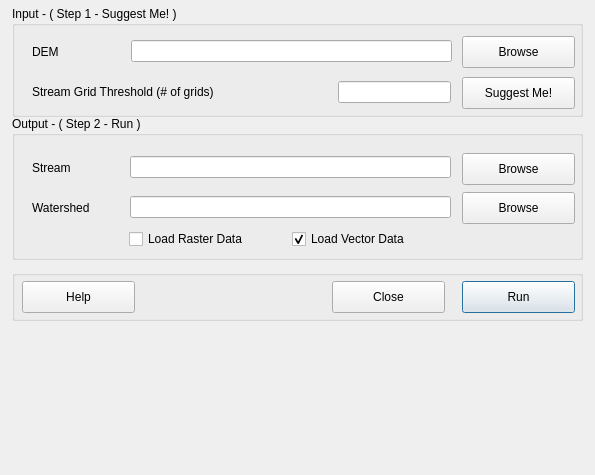
<?xml version="1.0" encoding="UTF-8"?>
<ui version="4.0">
 <class>RunAllRaster</class>
 <widget class="QDialog" name="RunAllRaster">
  <property name="geometry">
   <rect>
    <x>0</x>
    <y>0</y>
    <width>595</width>
    <height>475</height>
   </rect>
  </property>
  <property name="windowTitle">
   <string>RunAllRaster</string>
  </property>
  <widget class="QGroupBox" name="groupBox">
   <property name="geometry">
    <rect>
     <x>12</x>
     <y>6</y>
     <width>571</width>
     <height>111</height>
    </rect>
   </property>
   <property name="title">
    <string>Input - ( Step 1 - Suggest Me! )</string>
   </property>
   <widget class="QLineEdit" name="lineEditDEM">
    <property name="geometry">
     <rect>
      <x>119</x>
      <y>34</y>
      <width>321</width>
      <height>22</height>
     </rect>
    </property>
   </widget>
   <widget class="QLabel" name="label">
    <property name="geometry">
     <rect>
      <x>20</x>
      <y>37</y>
      <width>61</width>
      <height>17</height>
     </rect>
    </property>
    <property name="toolTip">
     <string>Digital Elevation Model (ESRI binary grid or ascii raster data)
for the modeling domain.</string>
    </property>
    <property name="text">
     <string>DEM</string>
    </property>
   </widget>
   <widget class="QLabel" name="label_2">
    <property name="geometry">
     <rect>
      <x>20</x>
      <y>77</y>
      <width>291</width>
      <height>17</height>
     </rect>
    </property>
    <property name="toolTip">
     <string>Minimum Number of Grids draining to a particular Cell/Grid
to be classified as a Stream Grid.
Click Suggest Me for a initial guess!</string>
    </property>
    <property name="text">
     <string>Stream Grid Threshold (# of grids)</string>
    </property>
   </widget>
   <widget class="QLineEdit" name="lineEditThreshold">
    <property name="geometry">
     <rect>
      <x>326</x>
      <y>75</y>
      <width>113</width>
      <height>22</height>
     </rect>
    </property>
   </widget>
   <widget class="QPushButton" name="pushButtonDEM">
    <property name="geometry">
     <rect>
      <x>450</x>
      <y>30</y>
      <width>113</width>
      <height>32</height>
     </rect>
    </property>
    <property name="text">
     <string>Browse</string>
    </property>
   </widget>
   <widget class="QPushButton" name="pushButtonSuggestMe">
    <property name="geometry">
     <rect>
      <x>450</x>
      <y>71</y>
      <width>113</width>
      <height>32</height>
     </rect>
    </property>
    <property name="toolTip">
     <string>&quot;Suggest Me&quot; should be executed first before &quot;Run&quot; --
Some of the files generated earlier are used when Run is executed.
However, you could change tolerance later if needed.</string>
    </property>
    <property name="text">
     <string>Suggest Me!</string>
    </property>
    <property name="autoDefault">
     <bool>false</bool>
    </property>
    <property name="default">
     <bool>false</bool>
    </property>
   </widget>
  </widget>
  <widget class="QGroupBox" name="groupBox_2">
   <property name="geometry">
    <rect>
     <x>12</x>
     <y>116</y>
     <width>571</width>
     <height>144</height>
    </rect>
   </property>
   <property name="title">
    <string>Output - ( Step 2 - Run )</string>
   </property>
   <widget class="QLabel" name="label_3">
    <property name="geometry">
     <rect>
      <x>20</x>
      <y>43</y>
      <width>61</width>
      <height>17</height>
     </rect>
    </property>
    <property name="toolTip">
     <string>File to which Stream shapefile generated by
RasterProcessing will be saved.</string>
    </property>
    <property name="text">
     <string>Stream</string>
    </property>
   </widget>
   <widget class="QLabel" name="label_4">
    <property name="geometry">
     <rect>
      <x>20</x>
      <y>83</y>
      <width>81</width>
      <height>17</height>
     </rect>
    </property>
    <property name="toolTip">
     <string>File to which Watershed boundary shapefile generated by
RasterProcessing will be saved.</string>
    </property>
    <property name="text">
     <string>Watershed</string>
    </property>
   </widget>
   <widget class="QLineEdit" name="lineEditStream">
    <property name="geometry">
     <rect>
      <x>118</x>
      <y>40</y>
      <width>321</width>
      <height>22</height>
     </rect>
    </property>
   </widget>
   <widget class="QLineEdit" name="lineEditWatershed">
    <property name="geometry">
     <rect>
      <x>118</x>
      <y>80</y>
      <width>321</width>
      <height>22</height>
     </rect>
    </property>
   </widget>
   <widget class="QPushButton" name="pushButtonStream">
    <property name="geometry">
     <rect>
      <x>450</x>
      <y>37</y>
      <width>113</width>
      <height>32</height>
     </rect>
    </property>
    <property name="text">
     <string>Browse</string>
    </property>
   </widget>
   <widget class="QPushButton" name="pushButtonWatershed">
    <property name="geometry">
     <rect>
      <x>450</x>
      <y>76</y>
      <width>113</width>
      <height>32</height>
     </rect>
    </property>
    <property name="text">
     <string>Browse</string>
    </property>
   </widget>
   <widget class="QCheckBox" name="checkBoxVector">
    <property name="geometry">
     <rect>
      <x>280</x>
      <y>113</y>
      <width>141</width>
      <height>20</height>
     </rect>
    </property>
    <property name="text">
     <string>Load Vector Data</string>
    </property>
    <property name="checked">
     <bool>true</bool>
    </property>
   </widget>
   <widget class="QCheckBox" name="checkBoxRaster">
    <property name="geometry">
     <rect>
      <x>117</x>
      <y>113</y>
      <width>161</width>
      <height>20</height>
     </rect>
    </property>
    <property name="toolTip">
     <string>Note that loding Raster Data can take time.</string>
    </property>
    <property name="text">
     <string>Load Raster Data</string>
    </property>
   </widget>
  </widget>
  <widget class="QGroupBox" name="groupBox_3">
   <property name="geometry">
    <rect>
     <x>12</x>
     <y>270</y>
     <width>571</width>
     <height>51</height>
    </rect>
   </property>
   <property name="title">
    <string/>
   </property>
   <widget class="QPushButton" name="pushButtonHelp">
    <property name="geometry">
     <rect>
      <x>10</x>
      <y>11</y>
      <width>113</width>
      <height>32</height>
     </rect>
    </property>
    <property name="text">
     <string>Help</string>
    </property>
   </widget>
   <widget class="QPushButton" name="pushButtonClose">
    <property name="geometry">
     <rect>
      <x>320</x>
      <y>11</y>
      <width>113</width>
      <height>32</height>
     </rect>
    </property>
    <property name="text">
     <string>Close</string>
    </property>
   </widget>
   <widget class="QPushButton" name="pushButtonRun">
    <property name="geometry">
     <rect>
      <x>450</x>
      <y>11</y>
      <width>113</width>
      <height>32</height>
     </rect>
    </property>
    <property name="toolTip">
     <string>&quot;Suggest Me&quot; should be executed first before &quot;Run&quot; --
Some of the files generated earlier are used when Run is executed.
However, you could change tolerance later if needed.</string>
    </property>
    <property name="text">
     <string>Run</string>
    </property>
    <property name="default">
     <bool>true</bool>
    </property>
   </widget>
  </widget>
  <widget class="Q3TextBrowser" name="textBrowser" native="true">
   <property name="geometry">
    <rect>
     <x>12</x>
     <y>330</y>
     <width>571</width>
     <height>131</height>
    </rect>
   </property>
  </widget>
 </widget>
 <layoutdefault spacing="6" margin="11"/>
 <customwidgets>
  <customwidget>
   <class>Q3TextBrowser</class>
   <extends>QWidget</extends>
   <header>q3textbrowser.h</header>
   <container>1</container>
  </customwidget>
 </customwidgets>
 <resources/>
 <connections/>
</ui>
